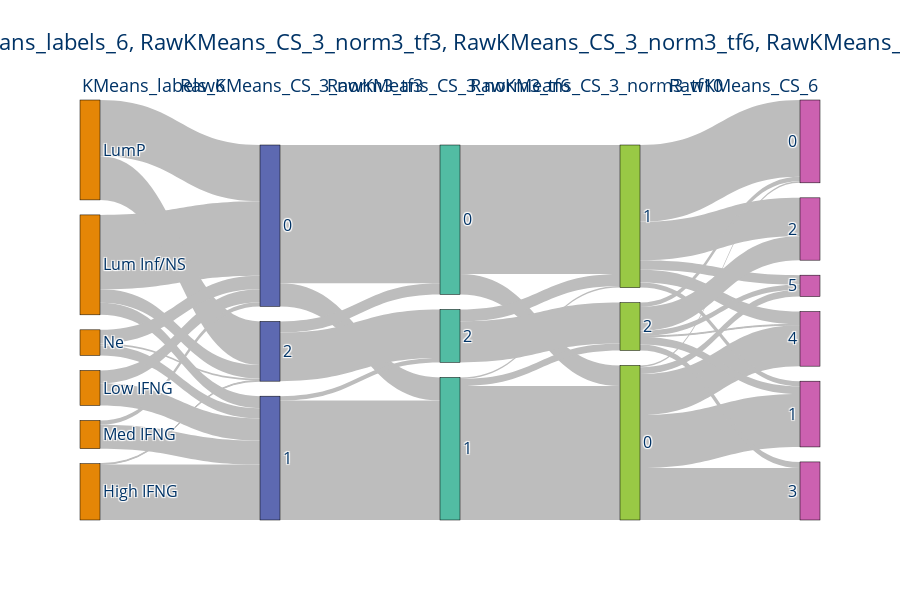

This figure's notebook cell:
### Markdown cell above
## Norm3 (Reward)

### Code cell
comb_all_tfs = pd.concat(
    [comb_tf3, comb_tf6.drop(columns=vu_output.columns), comb_tf10.drop(columns=vu_output.columns), comb_tf50.drop(columns=vu_output.columns)], axis=1
)

reorder_cols = [
    "KMeans_labels_6",
    # "{}_CS_{}_std_tf{}".format(cluster_model, num, 6),
    "{}_CS_{}_norm3_tf{}".format(cluster_model, num, 3),
    "{}_CS_{}_norm3_tf{}".format(cluster_model, num, 6),
    "{}_CS_{}_norm3_tf{}".format(cluster_model, num, 10),
    "RawKMeans_CS_6",
    # "KMeans_labels_5",
    # "{}_CS_{}_norm3_tf{}".format(cluster_model, num, 50),
]
sky.main(df=comb_all_tfs, reorder_cols=reorder_cols, title="Best for {}. Comp between {} ".format("Norm3", ", ".join(reorder_cols)))

### Figure 1 — Plotly figure (JSON) as saved in the notebook; plotly's stock layout.template omitted (floating-point values rounded to 4 significant figures)
{"data": [{"arrangement": "perpendicular", "link": {"color": "#bdbdbd", "source": [0, 0, 1, 1, 2, 2, 2, 3, 3, 4, 4, 5, 5, 5, 7, 7, 8, 8, 6, 6, 9, 9, 10, 10, 10, 11, 11, 12, 12, 12, 12, 12, 13, 13, 13, 13, 13, 14, 14, 14, 14, 14, 14], "target": [8, 6, 7, 8, 7, 8, 6, 7, 6, 7, 8, 7, 8, 6, 9, 10, 10, 11, 9, 11, 12, 13, 12, 13, 14, 13, 14, 15, 16, 18, 19, 20, 15, 16, 17, 19, 20, 15, 16, 17, 18, 19, 20], "value": [65, 1, 15, 26, 87, 14, 16, 66, 51, 5, 28, 16, 12, 2, 162, 27, 140, 5, 13, 57, 24, 151, 157, 2, 8, 14, 48, 2, 62, 61, 48, 8, 90, 6, 45, 15, 11, 5, 9, 28, 7, 1, 6]}, "node": {"color": ["rgb(229, 134, 6)", "rgb(229, 134, 6)", "rgb(229, 134, 6)", "rgb(229, 134, 6)", "rgb(229, 134, 6)", "rgb(229, 134, 6)", "rgb(93, 105, 177)", "rgb(93, 105, 177)", "rgb(93, 105, 177)", "rgb(82, 188, 163)", "rgb(82, 188, 163)", "rgb(82, 188, 163)", "rgb(153, 201, 69)", "rgb(153, 201, 69)", "rgb(153, 201, 69)", "rgb(204, 97, 176)", "rgb(204, 97, 176)", "rgb(204, 97, 176)", "rgb(204, 97, 176)", "rgb(204, 97, 176)", "rgb(204, 97, 176)"], "label": ["High IFNG", "Low IFNG", "Lum Inf/NS", "LumP", "Med IFNG", "Ne", 2, 0, 1, 0, 1, 2, 0, 1, 2, 0, 1, 2, 3, 4, 5], "line": {"color": "black", "width": 0.5}, "pad": 15, "thickness": 20}, "type": "sankey"}], "layout": {"annotations": [{"align": "left", "font": {"color": "#003366", "size": 18}, "showarrow": false, "text": "KMeans_labels_6", "x": 0, "xref": "x", "y": 1.07, "yref": "paper"}, {"align": "left", "font": {"color": "#003366", "size": 18}, "showarrow": false, "text": "RawKMeans_CS_3_norm3_tf3", "x": 1, "xref": "x", "y": 1.07, "yref": "paper"}, {"align": "left", "font": {"color": "#003366", "size": 18}, "showarrow": false, "text": "RawKMeans_CS_3_norm3_tf6", "x": 2, "xref": "x", "y": 1.07, "yref": "paper"}, {"align": "left", "font": {"color": "#003366", "size": 18}, "showarrow": false, "text": "RawKMeans_CS_3_norm3_tf10", "x": 3, "xref": "x", "y": 1.07, "yref": "paper"}, {"align": "left", "font": {"color": "#003366", "size": 18}, "showarrow": false, "text": "RawKMeans_CS_6", "x": 4, "xref": "x", "y": 1.07, "yref": "paper"}], "font": {"color": "#003366", "size": 16}, "height": 600, "plot_bgcolor": "rgba(0,0,0,0)", "title": {"text": "Best for Norm3. Comp between KMeans_labels_6, RawKMeans_CS_3_norm3_tf3, RawKMeans_CS_3_norm3_tf6, RawKMeans_CS_3_norm3_tf10, RawKMeans_CS_6 "}, "xaxis": {"showgrid": false, "visible": false, "zeroline": false}, "yaxis": {"showgrid": false, "visible": false, "zeroline": false}}}
